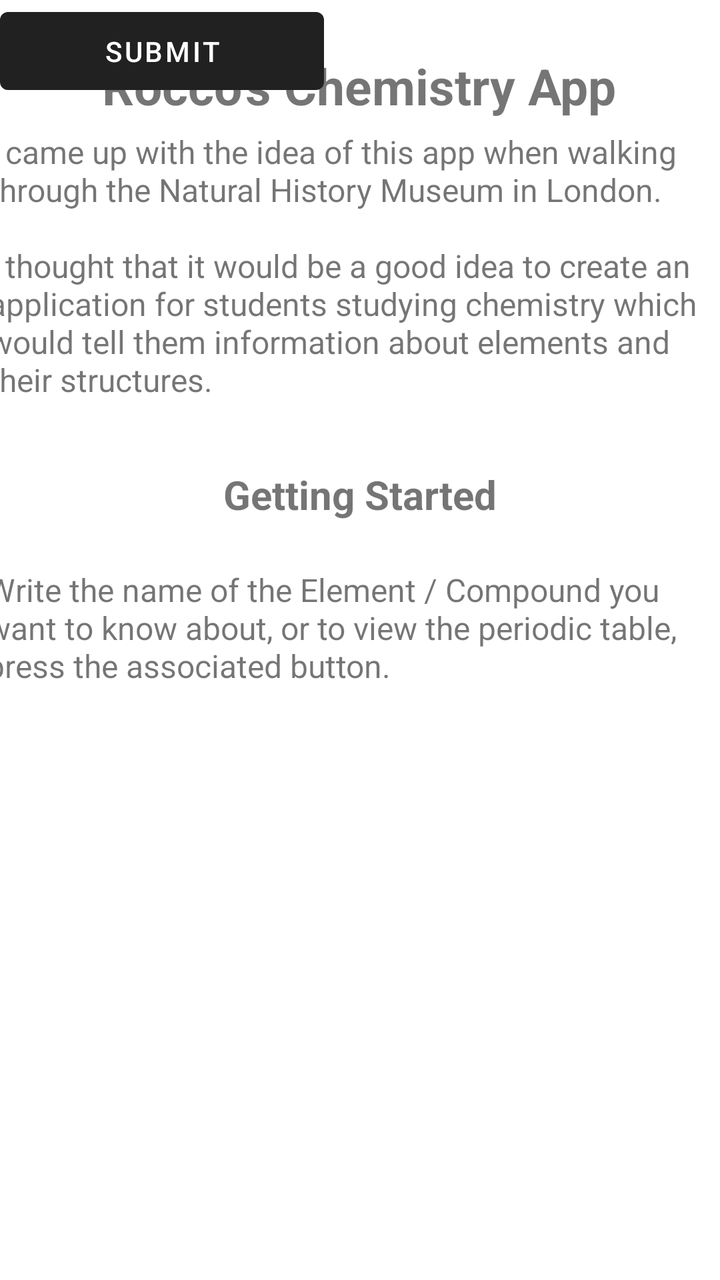
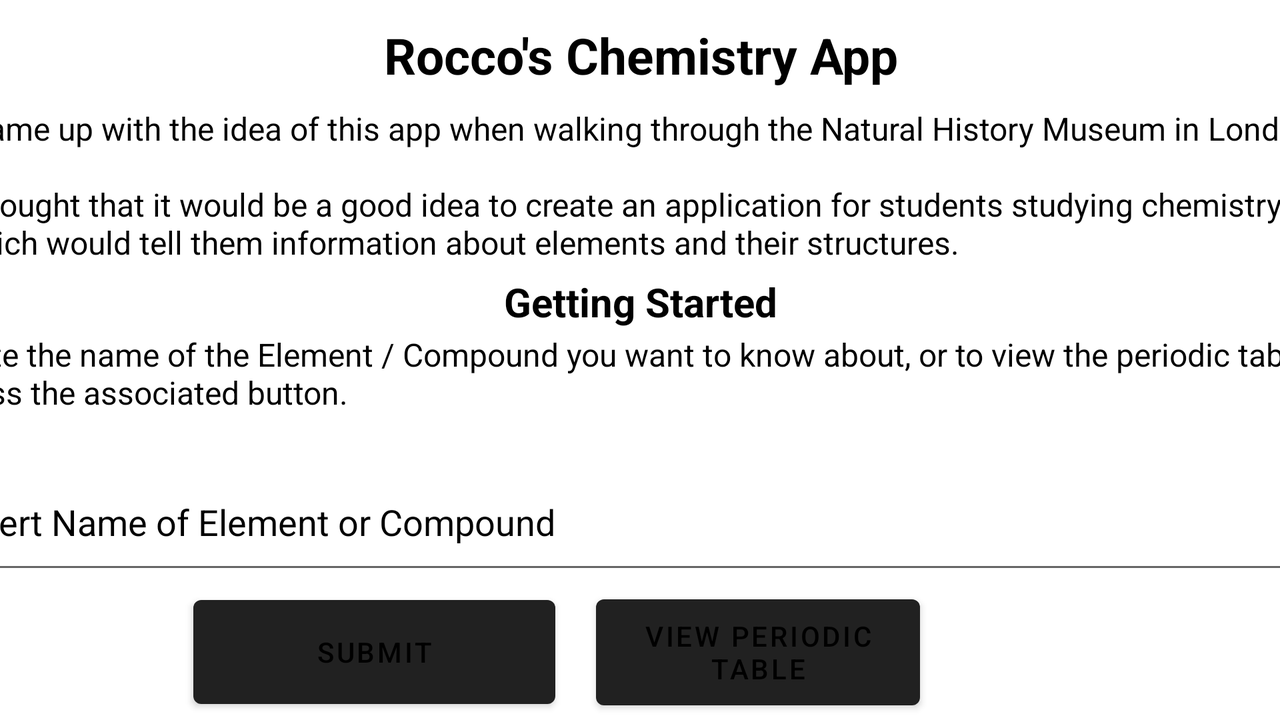

Two renders of one Android screen. The first uses the default layout on a phone; the second uses the alternative layout the repository ships for a different screen configuration, on a matching device. The two XML files are below.
<!-- AndroidManifest.xml: application theme Theme.AndroidChemistryApp -->
<!-- res/layout/activity_main.xml -->
<?xml version="1.0" encoding="utf-8"?>
<androidx.constraintlayout.widget.ConstraintLayout xmlns:android="http://schemas.android.com/apk/res/android"
    xmlns:app="http://schemas.android.com/apk/res-auto"
    xmlns:tools="http://schemas.android.com/tools"
    android:layout_width="match_parent"
    android:layout_height="match_parent"
    tools:context=".MainActivity">

    <TextView
        android:id="@+id/HomeScreenTitle"
        android:layout_width="258dp"
        android:layout_height="32dp"
        android:text="@string/homeScreenTitle"
        android:textSize="25sp"
        android:textStyle="bold"
        app:layout_constraintBottom_toBottomOf="parent"
        app:layout_constraintEnd_toEndOf="parent"
        app:layout_constraintStart_toStartOf="parent"
        app:layout_constraintTop_toTopOf="parent"
        app:layout_constraintVertical_bias="0.043" />

    <TextView
        android:id="@+id/HomeScreenText"
        android:layout_width="372dp"
        android:layout_height="162dp"
        android:text="@string/homeScreenText"
        android:textSize="16sp"
        app:layout_constraintBottom_toTopOf="@+id/gettingStartedTitle"
        app:layout_constraintEnd_toEndOf="parent"
        app:layout_constraintStart_toStartOf="parent"
        app:layout_constraintTop_toBottomOf="@+id/HomeScreenTitle" />

    <TextView
        android:id="@+id/gettingStartedTitle"
        android:layout_width="387dp"
        android:layout_height="28dp"
        android:text="@string/gettingStartedTitle"
        android:textAlignment="center"
        android:textSize="20sp"
        android:textStyle="bold"
        app:layout_constraintBottom_toBottomOf="parent"
        app:layout_constraintEnd_toEndOf="parent"
        app:layout_constraintHorizontal_bias="0.511"
        app:layout_constraintStart_toStartOf="parent"
        app:layout_constraintTop_toTopOf="parent"
        app:layout_constraintVertical_bias="0.382" />

    <TextView
        android:id="@+id/gettingStartedText"
        android:layout_width="374dp"
        android:layout_height="57dp"
        android:text="@string/gettingStarted"
        android:textSize="16sp"
        app:layout_constraintBottom_toBottomOf="parent"
        app:layout_constraintEnd_toEndOf="parent"
        app:layout_constraintStart_toStartOf="parent"
        app:layout_constraintTop_toBottomOf="@+id/gettingStartedTitle"
        app:layout_constraintVertical_bias="0.07" />


    <Button
        android:layout_width="162dp"
        android:layout_height="51dp"
        android:text="@string/sumbitButton"
        tools:ignore="MissingConstraints"
        tools:layout_editor_absoluteX="135dp"
        tools:layout_editor_absoluteY="494dp">

    </Button>
</androidx.constraintlayout.widget.ConstraintLayout>
<!-- resources referenced by this layout -->
<resources>
  <string name="gettingStarted">Write the name of the Element / Compound you want to know about, or to view the periodic table, press the associated button.</string>
  <string name="gettingStartedTitle">Getting Started</string>
  <string name="homeScreenText">I came up with the idea of this app when walking through the Natural History Museum in London.\n\nI thought that it would be a good idea to create an application for students studying chemistry which would tell them information about elements and their structures.</string>
  <string name="homeScreenTitle">Rocco\'s Chemistry App</string>
  <string name="sumbitButton">Submit</string>
  <style name="Theme.AndroidChemistryApp" parent="Theme.MaterialComponents.DayNight.DarkActionBar">
  
      </style>
</resources>
<!-- res/layout-land/activity_main.xml (the repository's variant of the layout above) -->
<!-- drawn on the phone turned sideways -->
<?xml version="1.0" encoding="utf-8"?>
<androidx.constraintlayout.widget.ConstraintLayout xmlns:android="http://schemas.android.com/apk/res/android"
    xmlns:app="http://schemas.android.com/apk/res-auto"
    xmlns:tools="http://schemas.android.com/tools"
    android:layout_width="match_parent"
    android:layout_height="match_parent"
    android:background="@color/white"
    tools:context=".MainActivity">

    <TextView
        android:id="@+id/HomeScreenTitle"
        android:layout_width="699dp"
        android:layout_height="32dp"

        android:text="@string/homeScreenTitle"
        android:textAlignment="center"
        android:textColor="@color/black"
        android:textSize="25sp"
        android:textStyle="bold"

        app:layout_constraintBottom_toTopOf="@+id/HomeScreenText"
        app:layout_constraintEnd_toEndOf="parent"
        app:layout_constraintStart_toStartOf="parent"
        app:layout_constraintTop_toTopOf="parent" />


    <TextView
        android:id="@+id/HomeScreenText"
        android:layout_width="699dp"
        android:layout_height="83dp"

        android:text="@string/homeScreenText"
        android:textColor="@color/black"
        android:textSize="16sp"

        app:layout_constraintBottom_toBottomOf="parent"
        app:layout_constraintEnd_toEndOf="parent"
        app:layout_constraintHorizontal_bias="0.39"
        app:layout_constraintStart_toStartOf="parent"
        app:layout_constraintTop_toTopOf="parent"
        app:layout_constraintVertical_bias="0.192" />

    <TextView
        android:id="@+id/gettingStartedTitle"
        android:layout_width="699dp"
        android:layout_height="28dp"

        android:text="@string/gettingStartedTitle"
        android:textAlignment="center"
        android:textColor="@color/black"
        android:textSize="20sp"
        android:textStyle="bold"

        app:layout_constraintBottom_toTopOf="@+id/gettingStartedText"
        app:layout_constraintEnd_toEndOf="parent"
        app:layout_constraintStart_toStartOf="parent"
        app:layout_constraintTop_toBottomOf="@+id/HomeScreenText" />

    

    

    <TextView
        android:id="@+id/gettingStartedText"
        android:layout_width="699dp"
        android:layout_height="51dp"

        android:text="@string/gettingStarted"
        android:textColor="@color/black"
        android:textSize="16sp"

        app:layout_constraintBottom_toBottomOf="parent"
        app:layout_constraintEnd_toEndOf="parent"
        app:layout_constraintHorizontal_bias="0.485"
        app:layout_constraintStart_toStartOf="parent"
        app:layout_constraintTop_toTopOf="parent"
        app:layout_constraintVertical_bias="0.538" />

    <Button
        android:id="@+id/submitButton"
        android:layout_width="181dp"
        android:layout_height="64dp"

        android:text="@string/sumbitButton"
        android:textColor="@color/black"
        app:layout_constraintBottom_toBottomOf="parent"
        app:layout_constraintEnd_toStartOf="@+id/PeriodicTableButton"
        app:layout_constraintHorizontal_bias="0.826"
        app:layout_constraintStart_toStartOf="parent"
        app:layout_constraintTop_toBottomOf="@+id/nameInput"
        tools:ignore="MissingConstraints">

    </Button>

    <Button
        android:id="@+id/PeriodicTableButton"
        android:layout_width="162dp"
        android:layout_height="65dp"

        android:layout_marginEnd="180dp"
        android:text="@string/periodicTableButton"

        android:textColor="@color/black"
        app:layout_constraintBottom_toBottomOf="parent"
        app:layout_constraintEnd_toEndOf="parent"
        app:layout_constraintTop_toBottomOf="@+id/nameInput"
        app:layout_constraintVertical_bias="0.518" />

    <EditText
        android:id="@+id/nameInput"
        android:layout_width="699dp"
        android:layout_height="65dp"
        android:ems="10"

        android:hint="@string/hint"
        android:inputType="textPersonName"

        android:textColor="@color/black"

        android:textColorHint="@color/black"
        app:layout_constraintBottom_toBottomOf="parent"
        app:layout_constraintEnd_toEndOf="parent"
        app:layout_constraintStart_toStartOf="parent"
        app:layout_constraintTop_toBottomOf="@+id/gettingStartedText"
        app:layout_constraintVertical_bias="0.123"
        tools:ignore="MissingConstraints" />

</androidx.constraintlayout.widget.ConstraintLayout>
<!-- resources referenced by the variant -->
<!-- as the phone turned sideways resolves them -->
<resources>
  <string name="gettingStarted">Write the name of the Element / Compound you want to know about, or to view the periodic table, press the associated button.</string>
  <string name="gettingStartedTitle">Getting Started</string>
  <string name="hint">Insert Name of Element or Compound</string>
  <string name="homeScreenText">I came up with the idea of this app when walking through the Natural History Museum in London.\n\nI thought that it would be a good idea to create an application for students studying chemistry which would tell them information about elements and their structures.</string>
  <string name="homeScreenTitle">Rocco\'s Chemistry App</string>
  <string name="periodicTableButton">View Periodic Table</string>
  <string name="sumbitButton">Submit</string>
  <style name="Theme.AndroidChemistryApp" parent="Theme.MaterialComponents.DayNight.DarkActionBar">
  
      </style>
</resources>
